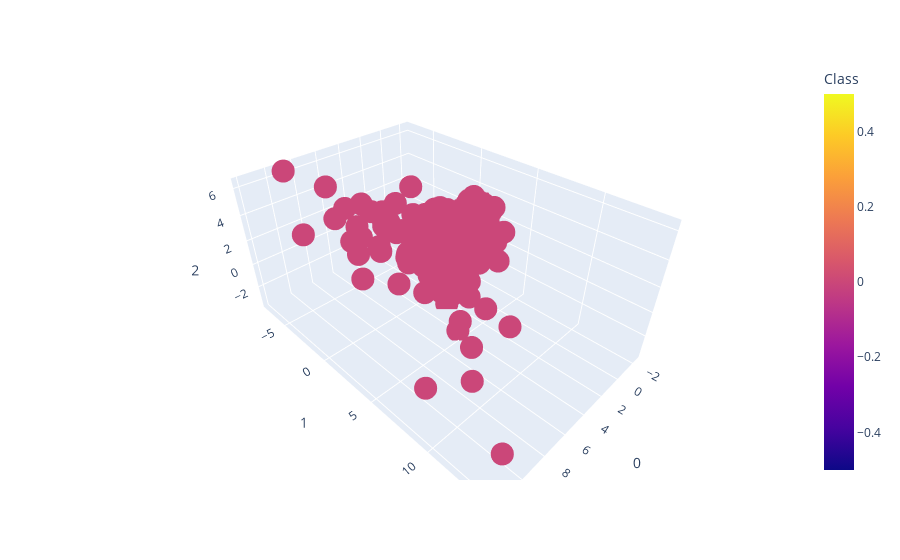

This figure's notebook cell:
### Code cell
fig_not_fraud = px.scatter_3d(pca_plot_data_not_fraud, x=0, y=1, z=2,
              color='Class')

fig_not_fraud.show()

### Figure 1 — Plotly figure (JSON) as saved in the notebook; plotly's stock layout.template omitted (floating-point values rounded to 4 significant figures; data arrays with more than 128 entries replaced by an {"elided": "..."} marker saying what was removed)
{"data": [{"hovertemplate": "0=%{x}<br>1=%{y}<br>2=%{z}<br>Class=%{marker.color}<extra></extra>", "legendgroup": "", "marker": {"color": {"elided": "999 int values"}, "coloraxis": "coloraxis", "symbol": "circle"}, "mode": "markers", "name": "", "scene": "scene", "showlegend": false, "type": "scatter3d", "x": {"elided": "999 float values"}, "y": {"elided": "999 float values"}, "z": {"elided": "999 float values"}}], "layout": {"coloraxis": {"colorbar": {"title": {"text": "Class"}}, "colorscale": [[0, "#0d0887"], [0.1111, "#46039f"], [0.2222, "#7201a8"], [0.3333, "#9c179e"], [0.4444, "#bd3786"], [0.5556, "#d8576b"], [0.6667, "#ed7953"], [0.7778, "#fb9f3a"], [0.8889, "#fdca26"], [1, "#f0f921"]]}, "legend": {"tracegroupgap": 0}, "margin": {"t": 60}, "scene": {"domain": {"x": [0, 1], "y": [0, 1]}, "xaxis": {"title": {"text": "0"}}, "yaxis": {"title": {"text": "1"}}, "zaxis": {"title": {"text": "2"}}}}}
